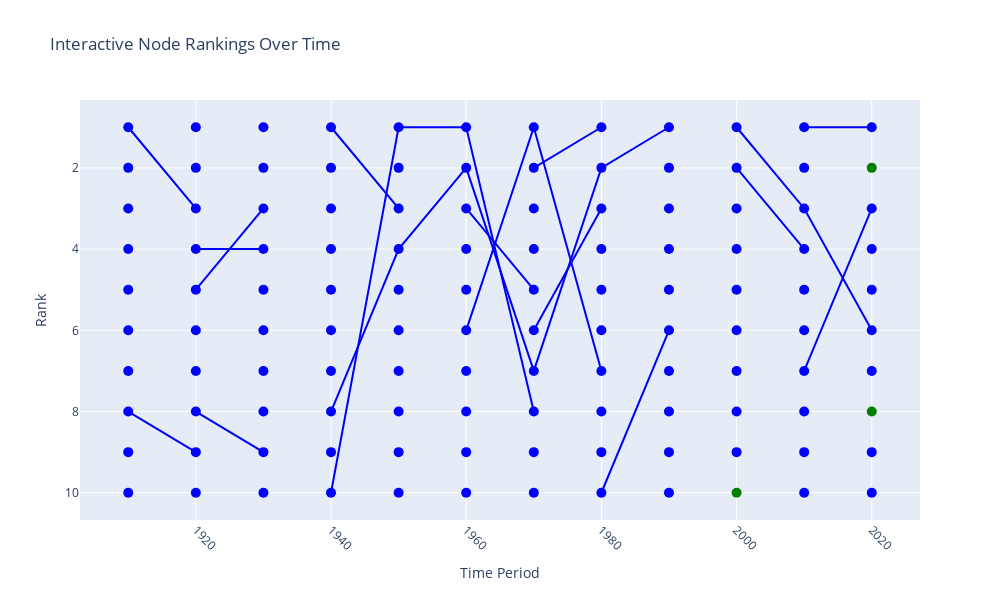

Notebook code for this chart:
### Code cell
plot_interactive_slope_graph(closeness_rankings, timeranges_str)
